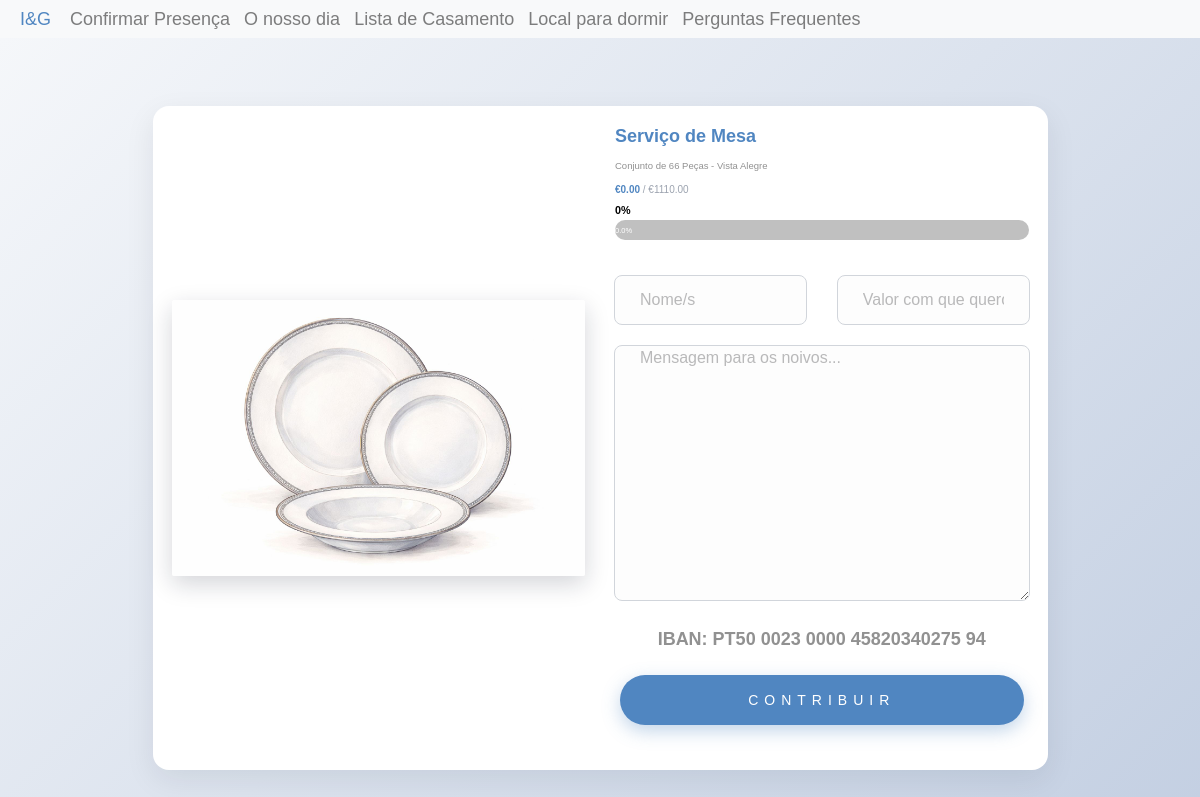
The app's page /products/product/12, older data.
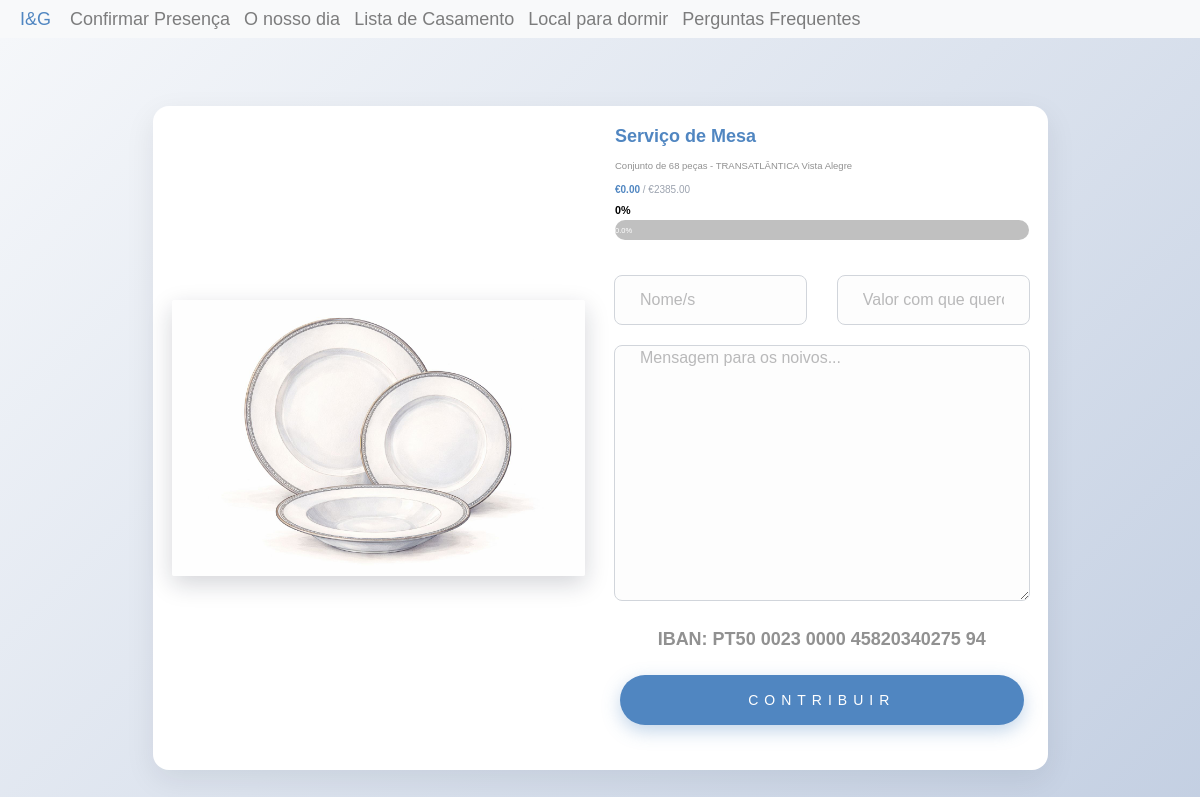
The same page, newer data.
### inesegoncalo/models/products.py (models this page shows, shortened)
class Product(db.Model, model.Model, model.Base):
    __tablename__ = 'products'
    __table_args__ = {'extend_existing': True}
    id = Column(Integer, primary_key=True)
    name = Column(String(80), unique=True, nullable=False)
    description = Column(Text)
    price = Column(Float)
    price_paid = Column(Float, default=0.0)
    store = Column(Text)
    show_price = Column(Boolean, default=True)
    priority = Column(Integer, default=10)
    category_id = Column(Integer, ForeignKey('categories.id'), nullable=True)
    images = relationship('ProductImage', back_populates="product")
    contributions = relationship('Contribution', back_populates="product")
    category = relationship('Category', back_populates="products")
    def calculate_percentage(self):
        if self.price:
            ratio = self.price_paid / self.price
            return ratio * 100 if ratio <= 1 else 100
        else:
            return 0.0

### inesegoncalo/modules/products.py (the view, shortened to what this page needs)
@bp.route('/product/<product_id>', methods=('GET', 'POST'))
@bp.route('/product/<product_id>/<contribution_id>', methods=('GET', 'POST'))
def product(product_id,contribution_id=None):
    product = Product.query.filter_by(id=product_id).first()
    contribution=None
    if contribution_id:
        contribution = Contribution.query.filter_by(id=contribution_id).first()
    return render_template('products/product.html',product=product,contribution=contribution)

### inesegoncalo/templates/products/product.html (shortened to what this page needs)
{% extends 'layout.html' %}
{% import 'macros/progress_bar.html' as progress_bar with context %}
{% import 'macros/contributions.html' as contributions with context %}
{% block content %}
<link href="{{ url_for('static', filename='style/base.css')}}" rel="stylesheet">
<section class="product-page-section py-5">
  <div class="container">
    <div class="row justify-content-center">
      <div class="col-lg-10">
        <div class="product-detail-card">
          <div class="row align-items-center">
            <div class="col-md-6 mb-4 mb-md-0">
              {% if product.images %}
              <img
                class="img-fluid rounded product-detail-image"
                src="{{ url_for('static', filename=product.images[0].path) }}"
                alt="{{ product.name }}"
              />
              {% endif %}
            </div>
            <div class="col-md-6">
              <h1 class="product-detail-title">{{ product.name }}</h1>
              {% if product.description %}
              <p class="product-detail-description mb-3">
                {{ product.description }}
              </p>
              {% endif %}
              {% if product.show_price and product.price %}
              <div class="product-detail-price mb-3">
                <span class="price-paid">€{{ "%.2f"|format(product.price_paid) }}</span>
                <span class="price-total"> / €{{ "%.2f"|format(product.price) }}</span>
              </div>
              {% set percentage = product.calculate_percentage() %}
              <div class="product-detail-progress mb-4">
                <div class="d-flex justify-content-between mb-1">
                  <small class="font-weight-bold">{{ '%.0f'|format(percentage) }}%</small>
                </div>
                {{ progress_bar.progress_bar(percentage) }}
              </div>
              {% endif %}
              {{ contributions.contribution_form() }}
            </div>
          </div>
        </div>
      </div>
    </div>
  </div>
</section>
{% endblock %}

Row changes from the older to the newer data that the page shows:
changed Product "Serviço de Mesa": description "Conjunto de 66 Peças - Vista Alegre" → "Conjunto de 68 peças - TRANSATLÂNTICA Vista Alegre"; price "1110.00" → "2385.00"
